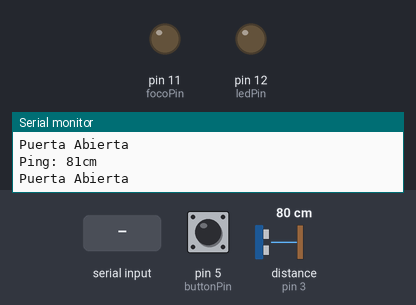
The sketch below on a simulated Arduino Leonardo, built with avr-gcc and run on an emulated ATmega32U4. On the bench: output pins drawn as LEDs (lit = HIGH), the last lines printed to the serial monitor. The inputs (shaded band) are chosen by the test bench; at power-on: pin 5 (buttonPin) LOW, distance to the obstacle (sensor on pin 3) 80 cm. The echo pulse lasts 58.3 µs per cm.

Above: at 1.4 s.
1.5 s: "1" received over the second serial link
At 3.7 s:
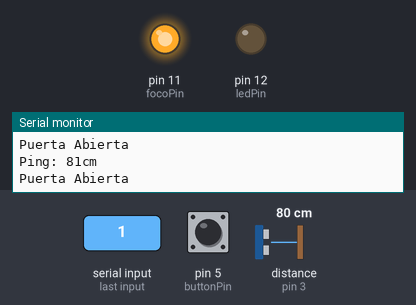
6.2 s: "2" received over the second serial link
At 7.0 s:
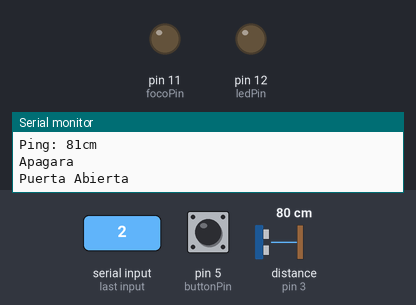
Timing chart, 0 to 9.2 s (numbered marks = the images above; inputs shaded):
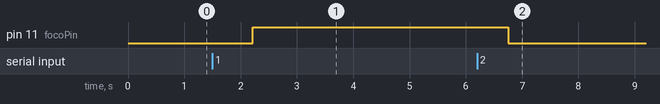

The sketch:

ultrasonico_laptop.ino
```cpp
// ---------------------------------------------------------------------------
// Example NewPing library sketch that does a ping about 20 times per second.
// ---------------------------------------------------------------------------

#include <NewPing.h>

#define TRIGGER_PIN  2  // Arduino pin tied to trigger pin on the ultrasonic sensor.
#define ECHO_PIN     3  // Arduino pin tied to echo pin on the ultrasonic sensor.
#define MAX_DISTANCE 300 // Maximum distance we want to ping for (in centimeters). Maximum sensor distance is rated at 400-500cm.
const int ledPin =  12;      // the number of the LED pin
const int focoPin =  11;      // the number of the LED pin
const int buttonPin = 5;     // the number of the pushbutton pin

int contador=1;
boolean foco=true;
int distancia,distancia_ant;

int buttonState = 0;         // variable for reading the pushbutton status


NewPing sonar(TRIGGER_PIN, ECHO_PIN, MAX_DISTANCE); // NewPing setup of pins and maximum distance.

void setup() {
  Serial.begin(115200); // Open serial monitor at 115200 baud to see ping results.
   pinMode(ledPin, OUTPUT);
   pinMode(focoPin, OUTPUT);
   pinMode(buttonPin, INPUT);
   Serial1.begin(9600);
   distancia_ant=240;
}

void loop() {
  delay(400);                      // Wait 50ms between pings (about 20 pings/sec). 29ms should be the shortest delay between pings.
  unsigned int uS = sonar.ping(); // Send ping, get ping time in microseconds (uS).
  Serial.print("Ping: ");
  Serial.print(uS / US_ROUNDTRIP_CM); // Convert ping time to distance in cm and print result (0 = outside set distance range)
  Serial.println("cm");
  int distancia = uS / US_ROUNDTRIP_CM;
  //if(distancia < 150 && distancia > 100){
   if(distancia == 0){
   digitalWrite(ledPin, HIGH);
   }

  else{
   digitalWrite(ledPin, LOW);}

   if((distancia_ant - distancia)>250){
   contador++;
   if(contador%2 != 0)
   foco = false;
   else
   foco =true;

   }

   if(Serial1.available()) {
      // get the new byte:

     int inChar = Serial1.read();
      if (inChar == '1' || inChar == 1) {
        foco = false;
        Serial.println("Encendera ");


      }
      else if (inChar == '2' || inChar == 2){

      foco = true;
      Serial.println("Apagara");

    }
   }
   buttonState = digitalRead(buttonPin);
   if (buttonState == HIGH) {
    // turn LED on:
    Serial.println("Puerta Cerrada");
   }
   else {
    // turn LED off:
    Serial.println("Puerta Abierta");
   }

   if(foco){
   digitalWrite(focoPin, LOW);
   delay(500);}
   else{
   digitalWrite(focoPin, HIGH);
   delay(500);}

    distancia_ant =distancia;
}
```

Measured:
- after the input at 1.5 s, pin 11 (focoPin): LOW → HIGH after 0.72 s
- after the input at 6.2 s, pin 11 (focoPin): HIGH → LOW after 0.55 s
